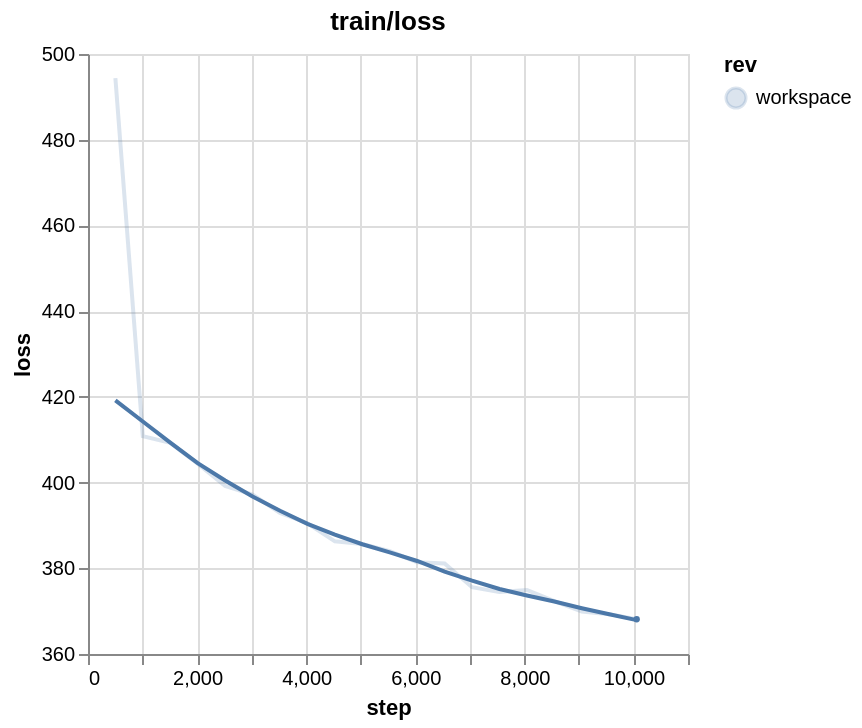

This figure's Vega-Lite source:
### Vega-Lite specification from a JSON file in a GitHub repository (floating-point values rounded to 4 significant figures)
{"$schema": "https://vega.github.io/schema/vega-lite/v5.json", "data": {"values": [{"step": "502", "loss": "494.34954833984375", "rev": "workspace"}, {"step": "1005", "loss": "410.8188781738281", "rev": "workspace"}, {"step": "1508", "loss": "409.2672119140625", "rev": "workspace"}, {"step": "2011", "loss": "404.4075012207031", "rev": "workspace"}, {"step": "2514", "loss": "399.2275390625", "rev": "workspace"}, {"step": "3017", "loss": "397.2235412597656", "rev": "workspace"}, {"step": "3520", "loss": "392.9249267578125", "rev": "workspace"}, {"step": "4023", "loss": "390.5125427246094", "rev": "workspace"}, {"step": "4526", "loss": "386.2834167480469", "rev": "workspace"}, {"step": "5029", "loss": "385.6896057128906", "rev": "workspace"}, {"step": "5532", "loss": "384.0228271484375", "rev": "workspace"}, {"step": "6035", "loss": "381.42315673828125", "rev": "workspace"}, {"step": "6538", "loss": "381.1265563964844", "rev": "workspace"}, {"step": "7041", "loss": "375.5833435058594", "rev": "workspace"}, {"step": "7544", "loss": "374.44073486328125", "rev": "workspace"}, {"step": "8047", "loss": "374.931884765625", "rev": "workspace"}, {"step": "8550", "loss": "372.32977294921875", "rev": "workspace"}, {"step": "9053", "loss": "369.9066162109375", "rev": "workspace"}, {"step": "9556", "loss": "369.2976379394531", "rev": "workspace"}, {"step": "10059", "loss": "368.1026306152344", "rev": "workspace"}]}, "title": "train/loss", "width": 300, "height": 300, "layer": [{"mark": "line", "encoding": {"x": {"field": "step", "type": "quantitative", "title": "step"}, "y": {"field": "loss", "type": "quantitative", "title": "loss", "scale": {"zero": false}}, "color": {"field": "rev", "type": "nominal"}, "tooltip": [{"field": "step", "title": "step", "type": "quantitative"}, {"field": "loss", "title": "loss", "type": "quantitative"}]}, "transform": [{"loess": "loss", "on": "step", "groupby": ["rev", "filename", "field", "filename::field"]}]}, {"mark": {"type": "line", "opacity": 0.2}, "encoding": {"x": {"field": "step", "type": "quantitative", "title": "step"}, "y": {"field": "loss", "type": "quantitative", "title": "loss", "scale": {"zero": false}}, "color": {"field": "rev", "type": "nominal"}, "tooltip": [{"field": "step", "title": "step", "type": "quantitative"}, {"field": "loss", "title": "loss", "type": "quantitative"}]}}, {"mark": {"type": "circle", "size": 10, "tooltip": {"content": "encoding"}}, "encoding": {"x": {"aggregate": "max", "field": "step", "type": "quantitative", "title": "step"}, "y": {"aggregate": {"argmax": "step"}, "field": "loss", "type": "quantitative", "title": "loss", "scale": {"zero": false}}, "color": {"field": "rev", "type": "nominal"}}}]}
